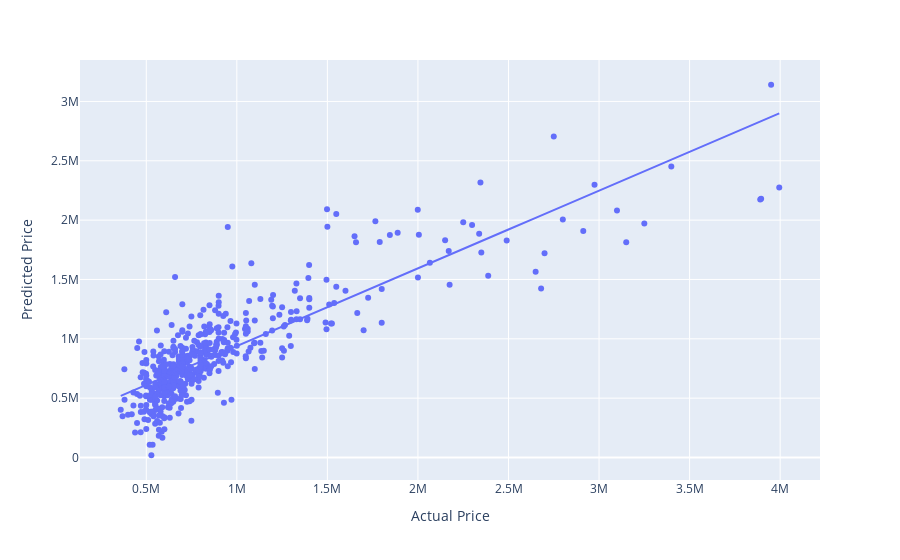

Source (notebook cell):
### Code cell
px.scatter(
    x=val_data['y_val'], 
    y=y_test_predictions, 
    trendline='ols',
    labels=dict(y="Predicted Price", x="Actual Price")
)

### Figure 1 — Plotly figure (JSON) as saved in the notebook; plotly's stock layout.template omitted (floating-point values rounded to 4 significant figures; data arrays with more than 128 entries replaced by an {"elided": "..."} marker saying what was removed)
{"data": [{"hovertemplate": "Actual Price=%{x}<br>Predicted Price=%{y}<extra></extra>", "legendgroup": "", "marker": {"color": "#636efa", "symbol": "circle"}, "mode": "markers", "name": "", "orientation": "v", "showlegend": false, "type": "scatter", "x": {"elided": "538 int values"}, "xaxis": "x", "y": {"elided": "538 float values"}, "yaxis": "y"}, {"hovertemplate": "<b>OLS trendline</b><br>y = 0.654537 * x + 284933<br>R<sup>2</sup>=0.716871<br><br>Actual Price=%{x}<br>Predicted Price=%{y} <b>(trend)</b><extra></extra>", "legendgroup": "", "marker": {"color": "#636efa", "symbol": "circle"}, "mode": "lines", "name": "", "showlegend": false, "type": "scatter", "x": {"elided": "538 int values"}, "xaxis": "x", "y": {"elided": "538 float values"}, "yaxis": "y"}], "layout": {"legend": {"tracegroupgap": 0}, "margin": {"t": 60}, "xaxis": {"anchor": "y", "domain": [0, 1], "title": {"text": "Actual Price"}}, "yaxis": {"anchor": "x", "domain": [0, 1], "title": {"text": "Predicted Price"}}}}
